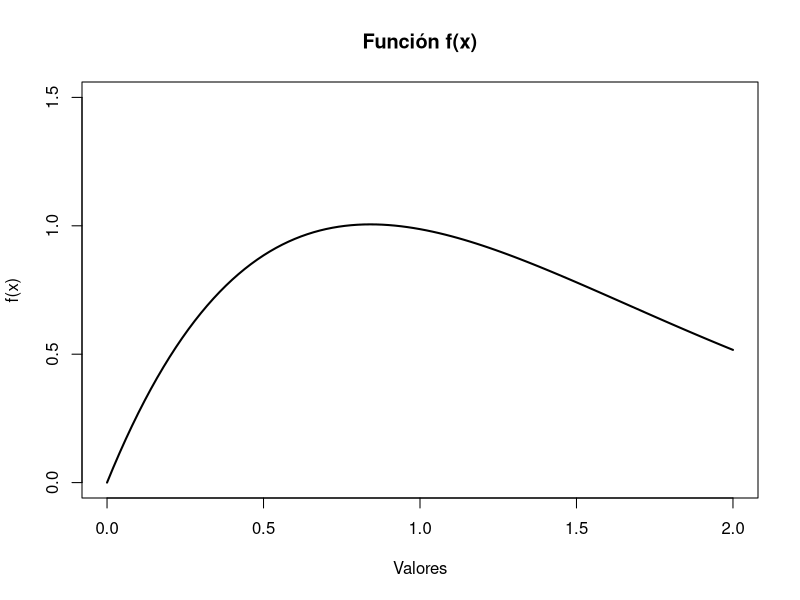
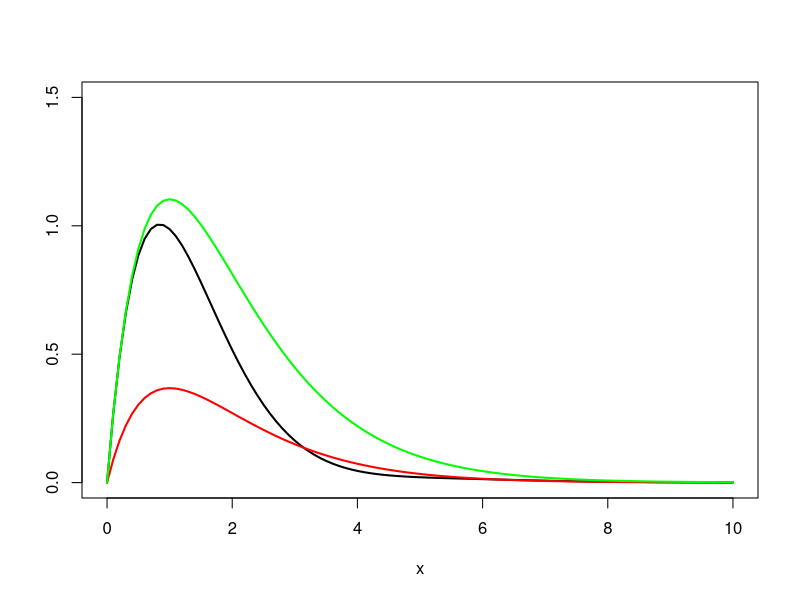
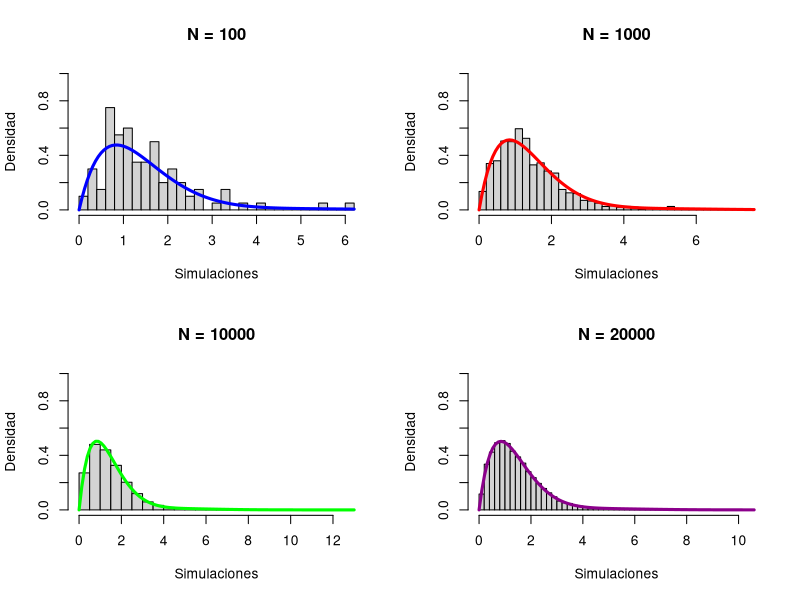
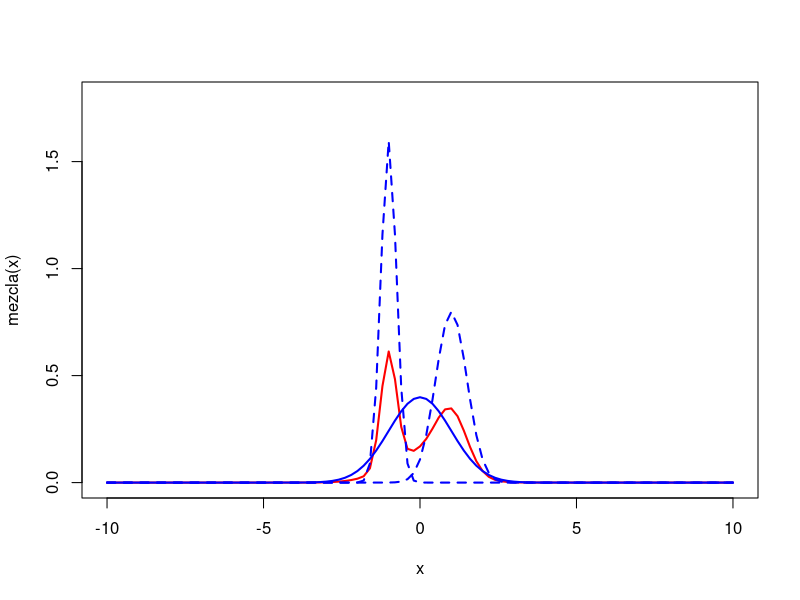
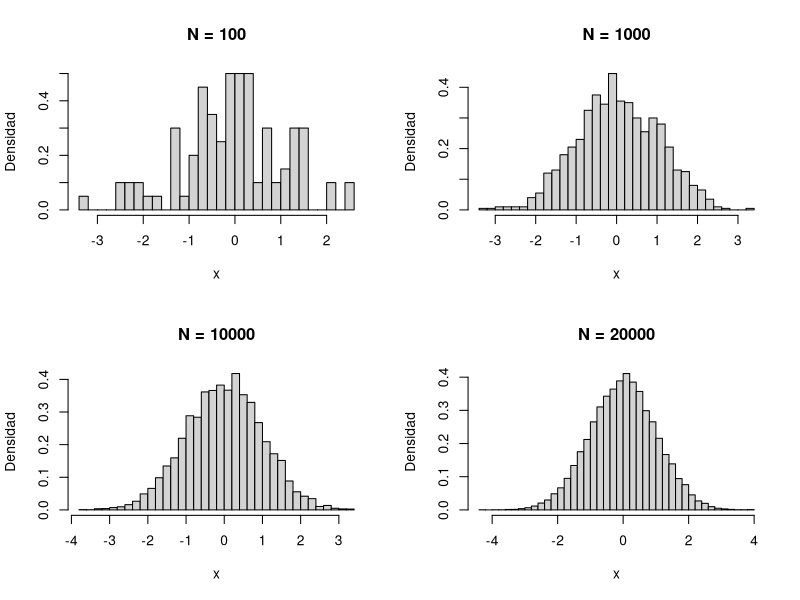
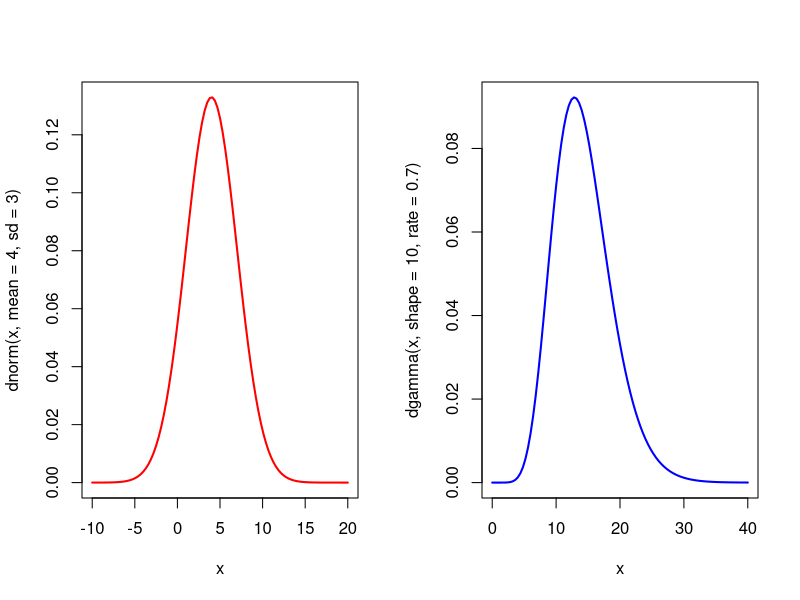

Write R code to recreate these figures, in order. (Note: a time limit stopped this script after it produced the figures.)
# Código tarea 2 - EYP2117
# Maximiliano Medina

# Pregunta 1 ----
## a)----

fx <- function(x){
  fx <- (x+(2*sin(x)))/(exp(x))
  return(fx)
}

curve(fx, from = 0, to = 2, ylim = c(0,1.5),
      main = "Función f(x)",
      ylab = "f(x)", xlab = "Valores",
      lwd = 2)
## b) ----
# Proponemos una densidad gamma con shape = 2

f_g <- function(x){
  f_g <- fx(x)/dgamma(x, shape = 2)
  return(f_g)
}

optim <- optimise(f_g, maximum = TRUE, interval = c(0,2))
(cc <- optim$objective) #PREGUNTAR SI SE SACA C ASÍ O EN PAPEL


## c)----
curve(fx, from = 0, to = 10, lwd = 2, ylim = c(0,1.5), ylab = "" )

curve(dgamma(x,shape = 2), from = 0, to = 10,lwd = 2,
      add =TRUE, col = "red")

curve(cc*dgamma(x,shape = 2), from = 0, to = 10,lwd = 2,
      add =TRUE, col = "green")


## d)----
acep_rech <- function(n){
  aceptados <- 0
  rechazados <- 0
  simulaciones <- c()
  
  while(length(simulaciones) < n){
    y <- rgamma(1, shape = 2)
    u <- runif(1)
    
    if(u <=(1/cc)*fx(y)/dgamma(y, shape = 2)){
      aceptados <- aceptados + 1
      simulaciones <- append(simulaciones, y)
    }else{
      rechazados <- rechazados +1
    }
  }
  tasa_acep <- aceptados/(aceptados + rechazados)
  
  const_norm <- 1/(cc*tasa_acep)
  
  return(list(simulaciones,tasa_acep,const_norm))
}


## e)----

par(mfrow = c(2,2))

N <- 100
test_1 <- acep_rech(N)
hist(test_1[[1]], probability = TRUE, breaks = 40, ylim = c(0,1),
     ylab = "Densidad", xlab = "Simulaciones",
     main = "N = 100")
curve(fx(x)*test_1[[3]],lwd = 3,
      add =TRUE, col = "blue")

N <- 1000
test_2 <- acep_rech(N)
hist(test_2[[1]], probability = TRUE, breaks = 40, ylim = c(0,1),
     ylab = "Densidad", xlab = "Simulaciones",
     main = "N = 1000")
curve(fx(x)*test_2[[3]],lwd = 3,
      add =TRUE, col = "red")

N <- 10000
test_3 <- acep_rech(N)
hist(test_3[[1]], probability = TRUE, breaks = 40, ylim = c(0,1),
     ylab = "Densidad", xlab = "Simulaciones",
     main = "N = 10000")
curve(fx(x)*test_3[[3]],lwd = 3,
      add =TRUE, col = "green")

N <- 20000
test_4 <- acep_rech(N)
hist(test_4[[1]], probability = TRUE, breaks = 45, ylim = c(0,1),
     ylab = "Densidad", xlab = "Simulaciones",
     main = "N = 20000")
curve(fx(x)*test_4[[3]],lwd = 3,
      add =TRUE, col = "darkmagenta")

# Pregunta 2 ----
## a) ----

mezcla <- function(x){
  mez <- 1/3*dnorm(x, mean = -1, sd = 1/4) +
    1/3*dnorm(x, mean = 0, sd = 1) +
    1/3*dnorm(x, mean = 1, sd = 1/2)
  return(mez)
}

par(mfrow =c(1,1))
curve(mezcla(x), from = -10, to = 10, lwd = 2, col = "red", ylim = c(0,1.8))

curve(dnorm(x, mean = -1, sd = 1/4), lwd = 2,lty = 2, add = TRUE, col = "blue")

curve(dnorm(x, mean = 0, sd = 1), lwd = 2, add = TRUE, col = "blue")

curve(dnorm(x, mean = 1, sd = 1/2), lwd = 2,lty = 2, add = TRUE, col = "blue")

## b)----



############### ESTA MALA ESTA WEA #######################
### PREGUNTAR SI DEBO USAR EL METODO DE LA CLASE / BUSCAR LA PDF DE LA MULTIPLICAICON DE LAS 3 NORMALES
polar.method <- function(N){
  #Notar que el método polar solo genera para N par
  simulaciones <- c()
  while(length(simulaciones) < N){
    U1 <- runif(1)
    U2 <- runif(1)
    
    v1 <- 2*U1-1
    v2 <- 2*U2-1
    
    s <- v1^2+v2^2
    
    if(s<=1){
      X <- v1*(-2*log(s)/s)^{1/2}
      Y <- v2*(-2*log(s)/s)^{1/2}
      
      simulaciones <- append(simulaciones, c(X,Y))
      
    }
  }
  return(simulaciones)
}

## c)----

par(mfrow = c(2,2))

N <- 100
hist(polar.method(N), probability = TRUE, main ="N = 100",
     xlab = "x", ylab = "Densidad", breaks = 40)


N <- 1000
hist(polar.method(N), probability = TRUE, main ="N = 1000",
     xlab = "x", ylab = "Densidad", breaks = 40)


N <- 10000
hist(polar.method(N), probability = TRUE, main ="N = 10000",
     xlab = "x", ylab = "Densidad", breaks = 40)


N <- 20000
hist(polar.method(N), probability = TRUE, main ="N = 20000",
     xlab = "x", ylab = "Densidad", breaks = 40)


###########################################################


  # Pregunta 3----
## a)----

par(mfrow = c(1,2))
curve(dnorm(x, mean = 4, sd = 3), from = -10, to = 20, lwd = 2, col = "red")
curve(dgamma(x, shape = 10, rate = 0.7), from = 0, to = 40, lwd = 2, col = "blue")

## b)----

func_mez <- function(N, p1){
  
  fx <- function(x,a,b){
    fx <- b^a/gamma(a)*x^(a-1)*exp(-b*x)
    return(fx)
  }
  
  f_g <- function(x){ #ESTO DE ACA ME DA UNA FUNCION MONOTONA CRECIENTE
    f_g <- fx(x,10,0.7)/dweibull(x,shape = 2.5, scale = 13)
    return(f_g)
  }
  
  optim <- optimise(f_g, maximum = TRUE, interval = c(-10,50)) #DEFINIR BIEN EL INTERVALO
  cc <- optim$objective
  
  acep_recha <- function(N){
    simulaciones <- c()
    
    while(length(simulaciones) < N){
      y <- rweibull(1,shape = 2.5, scale = 13)
      u <- runif(1)
      
      if(u <=(1/cc)*fx(y,10,0.7)/dweibull(y,shape = 2.5, scale = 13)){
        simulaciones <- append(simulaciones, y)
      }
    }
    return(simulaciones)
  }#SUPONIENDO QUE ME SALIÓ EL SIMULAR LAS GAMMA
  
  sims <- acep_recha(N)
  
  fx_x <- p1*rnorm(N, mean = 4, sd = 3) + (1-p1)*sims
  return(fx_x)
}

## c)----
par(mfrow=c(2,2))
N <- 10^5

p1 <- 0
caso_1 <- func_mez(N,p1)
hist(caso_1)# ver bien el dominio
curve()# ACA VA LA GAMMA MULTIPLICADA POR M, QUE TENGO QUE CALCULARLO XLAXUXA

p1 <- 0.5
caso_2 <- func_mez(N,p1)

p1 <- 1
caso_3 <- func_mez(N,p1)

## d)----
